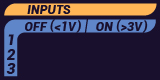
#> input picture images/inputs-blank.jpg, 160 x 80 px
$ python input.py
#> lines starting #> are read from the running program, lines starting #| are printed output that depends on the picture
### mock_st7735.py
BG_SPI_CS_FRONT = ""

from PIL import Image

class ST7735:
    def __init__(self,
        port=0,
        cs=BG_SPI_CS_FRONT,
        dc=9,
        backlight=25,
        rotation=270,
        spi_speed_hz=4000000
    ):
        pass

    def begin(self):
        pass

    def display(self, image: Image):
        image.show()

### mock_automationhat.py
# mock_automationhat.py

import random

class AnalogLogic:
    def __init__(self, name):
        self.name = name

    def read(self):
        # Returner en fiktiv analogværdi mellem 0 og 24
        return round(random.uniform(0, 24), 2)

class Analog:
    def __init__(self):
        self.one = AnalogLogic("one")
        self.two = AnalogLogic("two")
        self.three = AnalogLogic("three")
        self._channels = [self.one, self.two, self.three]

    def __call__(self):
        return self._channels

    def __getitem__(self, index):
        return self._channels[index]

class InputLogic:
    def __init__(self, name):
        self.name = name
        self.value = 0

    # [4 lines left out: function read, not called in this run]

    def is_on(self):
        return self.value > 3

    def is_off(self):
        return self.value < 1


class Input:
    def __init__(self):
        self.one = InputLogic("one")
        self.two = InputLogic("two")
        self.three = InputLogic("three")
        self._channels = [self.one, self.two, self.three]

    def __call__(self):
        return self._channels

    def __getitem__(self, index):
        return self._channels[index]

class OutputLogic:
    def __init__(self, name):
        self.name = name
        self.value: bool = False

    # [11 lines left out: functions write, toggle, not called in this run]

    def on(self):
        self.value = True

    def off(self):
        self.value = False

    def is_on(self) -> bool:
        return self.value

    def is_off(self) -> bool:
        return not self.value

class Output:
    def __init__(self):
        self.one = OutputLogic("one")
        self.two = OutputLogic("two")
        self.three = OutputLogic("three")
        self._channels = [self.one, self.two, self.three]

    def __call__(self):
        return self._channels

    def __getitem__(self, index):
        return self._channels[index]

class RelayLogic:
    def __init__(self, name):
        self.name = name
        self.value: bool = False

    def write(self, value: bool):
        self.value = value

    # [5 lines left out: function toggle, not called in this run]

    def on(self):
        self.write(True)

    def off(self):
        self.write(False)

    def is_on(self) -> bool:
        return self.value

    def is_off(self) -> bool:
        return not self.value

class Relay:
    def __init__(self):
        self.one = RelayLogic("one")
        self._channels = [self.one]

    def __call__(self):
        return self._channels

    def __getitem__(self, index):
        return self._channels[index]


analog = Analog()
input = Input()
output = Output()
relay = Relay()

def is_automation_hat() -> bool:
    return False

### input.py
#!/usr/bin/env python3

import sys
import time

import mock_automationhat as automationhat

try:
    from PIL import Image, ImageDraw
except ImportError:
    print("""This example requires PIL.
Install with: sudo apt install python{v}-pil
""".format(v="" if sys.version_info.major == 2 else sys.version_info.major))
    sys.exit(1)

import mock_st7735 as st7735

print("""input.py

This Automation HAT Mini example displays the status of
the three 24V-tolerant digital inputs.

Press CTRL+C to exit.
""")

# Create ST7735 LCD display class.
disp = st7735.ST7735(
    port=0,
    cs=st7735.BG_SPI_CS_FRONT,
    dc=9,
    backlight=25,
    rotation=270,
    spi_speed_hz=4000000
)

# Initialize display.
disp.begin()

on_colour = (99, 225, 162)
off_colour = (235, 102, 121)

# Values to keep everything aligned nicely.
on_x = 115
on_y = 35

off_x = 46
off_y = on_y

dia = 10

for i in range(2):
    # Value to increment for spacing circles vertically.
    offset = 0

    # Open our background image.
    image = Image.open("images/inputs-blank.jpg")
#> image is the input picture: PIL image 160x80 RGB; mean R, G, B 63.6, 53.9, 73.5
    draw = ImageDraw.Draw(image)

    # Draw the circle for each channel in turn.
    for channel in range(3):
        if automationhat.input[channel].is_on():
            draw.ellipse((on_x, on_y + offset, on_x + dia, on_y + dia + offset), on_colour)
        elif automationhat.input[channel].is_off():
            draw.ellipse((off_x, off_y + offset, off_x + dia, off_y + dia + offset), off_colour)

        offset += 14
#> after the loop, offset = 42

    # Draw the image to the display
    disp.display(image)
#> in display, `image.show()`:
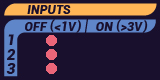
#> shown: PIL image 160x80 RGB; mean R, G, B 68.4, 55.8, 75.2

    time.sleep(0.25)
